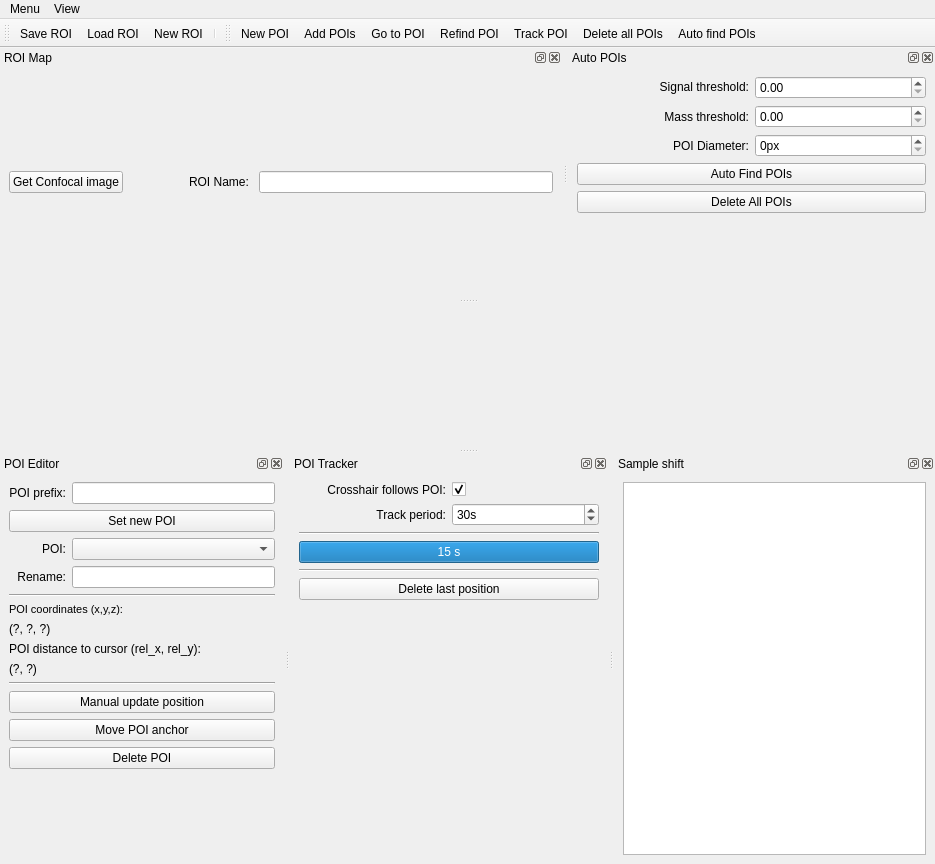
<?xml version="1.0" encoding="UTF-8"?>
<ui version="4.0">
 <class>PoiManager</class>
 <widget class="QMainWindow" name="PoiManager">
  <property name="geometry">
   <rect>
    <x>0</x>
    <y>0</y>
    <width>935</width>
    <height>864</height>
   </rect>
  </property>
  <property name="windowTitle">
   <string>qudi: POI Manager</string>
  </property>
  <property name="tabShape">
   <enum>QTabWidget::Triangular</enum>
  </property>
  <property name="dockOptions">
   <set>QMainWindow::AllowTabbedDocks|QMainWindow::AnimatedDocks</set>
  </property>
  <widget class="QWidget" name="centralwidget">
   <property name="enabled">
    <bool>true</bool>
   </property>
   <layout class="QVBoxLayout" name="verticalLayout_3"/>
  </widget>
  <widget class="QMenuBar" name="menubar">
   <property name="geometry">
    <rect>
     <x>0</x>
     <y>0</y>
     <width>935</width>
     <height>24</height>
    </rect>
   </property>
   <widget class="QMenu" name="menuMenu">
    <property name="title">
     <string>Menu</string>
    </property>
    <addaction name="new_roi_Action"/>
    <addaction name="save_roi_Action"/>
    <addaction name="load_roi_Action"/>
    <addaction name="actionClose"/>
   </widget>
   <widget class="QMenu" name="menuView">
    <property name="title">
     <string>View</string>
    </property>
    <widget class="QMenu" name="menuToolbars">
     <property name="title">
      <string>Toolbars</string>
     </property>
     <addaction name="roi_management_view_Action"/>
     <addaction name="poi_tools_view_Action"/>
    </widget>
    <addaction name="roi_map_view_Action"/>
    <addaction name="poi_editor_view_Action"/>
    <addaction name="poi_tracker_view_Action"/>
    <addaction name="sample_shift_view_Action"/>
    <addaction name="auto_pois_view_Action"/>
    <addaction name="blink_correction_view_Action"/>
    <addaction name="restore_default_view_Action"/>
    <addaction name="separator"/>
    <addaction name="menuToolbars"/>
   </widget>
   <addaction name="menuMenu"/>
   <addaction name="menuView"/>
  </widget>
  <widget class="QToolBar" name="roi_management_ToolBar">
   <property name="windowTitle">
    <string>ROI management</string>
   </property>
   <property name="toolButtonStyle">
    <enum>Qt::ToolButtonTextUnderIcon</enum>
   </property>
   <attribute name="toolBarArea">
    <enum>TopToolBarArea</enum>
   </attribute>
   <attribute name="toolBarBreak">
    <bool>false</bool>
   </attribute>
   <addaction name="save_roi_Action"/>
   <addaction name="load_roi_Action"/>
   <addaction name="new_roi_Action"/>
   <addaction name="separator"/>
  </widget>
  <widget class="QDockWidget" name="poi_editor_dockWidget">
   <property name="sizePolicy">
    <sizepolicy hsizetype="Minimum" vsizetype="Preferred">
     <horstretch>0</horstretch>
     <verstretch>0</verstretch>
    </sizepolicy>
   </property>
   <property name="minimumSize">
    <size>
     <width>243</width>
     <height>410</height>
    </size>
   </property>
   <property name="windowTitle">
    <string>POI Editor</string>
   </property>
   <attribute name="dockWidgetArea">
    <number>8</number>
   </attribute>
   <widget class="QWidget" name="dockWidgetContents_3">
    <layout class="QVBoxLayout" name="verticalLayout_6">
     <item>
      <layout class="QGridLayout" name="gridLayout_2">
       <item row="7" column="0" colspan="2">
        <widget class="QLabel" name="label_2">
         <property name="text">
          <string>POI distance to cursor (rel_x, rel_y):</string>
         </property>
        </widget>
       </item>
       <item row="8" column="0" colspan="2">
        <widget class="QLabel" name="poi_distance_label">
         <property name="toolTip">
          <string>This text is selectable.  Copy and paste into labnotes.</string>
         </property>
         <property name="text">
          <string>(?, ?)</string>
         </property>
         <property name="textInteractionFlags">
          <set>Qt::LinksAccessibleByMouse|Qt::TextSelectableByKeyboard|Qt::TextSelectableByMouse</set>
         </property>
        </widget>
       </item>
       <item row="9" column="0" colspan="2">
        <widget class="Line" name="line_4">
         <property name="orientation">
          <enum>Qt::Horizontal</enum>
         </property>
        </widget>
       </item>
       <item row="2" column="1">
        <widget class="QComboBox" name="active_poi_ComboBox">
         <property name="sizePolicy">
          <sizepolicy hsizetype="Expanding" vsizetype="Fixed">
           <horstretch>0</horstretch>
           <verstretch>0</verstretch>
          </sizepolicy>
         </property>
         <property name="editable">
          <bool>false</bool>
         </property>
         <property name="insertPolicy">
          <enum>QComboBox::InsertAlphabetically</enum>
         </property>
        </widget>
       </item>
       <item row="5" column="0" colspan="2">
        <widget class="QLabel" name="label_9">
         <property name="font">
          <font>
           <pointsize>8</pointsize>
          </font>
         </property>
         <property name="text">
          <string>POI coordinates (x,y,z):</string>
         </property>
        </widget>
       </item>
       <item row="2" column="0">
        <widget class="QLabel" name="label">
         <property name="text">
          <string>POI:</string>
         </property>
         <property name="alignment">
          <set>Qt::AlignRight|Qt::AlignTrailing|Qt::AlignVCenter</set>
         </property>
        </widget>
       </item>
       <item row="3" column="0">
        <widget class="QLabel" name="label_3">
         <property name="text">
          <string>Rename:</string>
         </property>
         <property name="alignment">
          <set>Qt::AlignRight|Qt::AlignTrailing|Qt::AlignVCenter</set>
         </property>
        </widget>
       </item>
       <item row="11" column="0" colspan="2">
        <widget class="QPushButton" name="move_poi_PushButton">
         <property name="toolTip">
          <string>Set a new position for a named POI, without updating the sample shift (so no movement of any other POIs).  For example, if a POI has been accidentally placed incorrectly.</string>
         </property>
         <property name="text">
          <string>Move POI anchor</string>
         </property>
        </widget>
       </item>
       <item row="4" column="0" colspan="2">
        <widget class="Line" name="line_3">
         <property name="orientation">
          <enum>Qt::Horizontal</enum>
         </property>
        </widget>
       </item>
       <item row="6" column="0" colspan="2">
        <widget class="QLabel" name="poi_coords_label">
         <property name="toolTip">
          <string>This text is selectable.  Copy and paste into labnotes.</string>
         </property>
         <property name="text">
          <string>(?, ?, ?)</string>
         </property>
         <property name="textInteractionFlags">
          <set>Qt::LinksAccessibleByMouse|Qt::TextSelectableByKeyboard|Qt::TextSelectableByMouse</set>
         </property>
        </widget>
       </item>
       <item row="10" column="0" colspan="2">
        <widget class="QPushButton" name="manual_update_poi_PushButton">
         <property name="toolTip">
          <string>Manually specify a new position for a known trackpoint, and update the sample shift accordingly. For example, after manually shifting the sample to re-centre the ROI in the scan range.</string>
         </property>
         <property name="text">
          <string>Manual update position</string>
         </property>
        </widget>
       </item>
       <item row="13" column="0" colspan="2">
        <spacer name="verticalSpacer_2">
         <property name="orientation">
          <enum>Qt::Vertical</enum>
         </property>
         <property name="sizeHint" stdset="0">
          <size>
           <width>20</width>
           <height>40</height>
          </size>
         </property>
        </spacer>
       </item>
       <item row="1" column="0" colspan="2">
        <widget class="QPushButton" name="set_poi_PushButton">
         <property name="toolTip">
          <string>Set current cursor position as a new trackpoint in the ROI map</string>
         </property>
         <property name="text">
          <string>Set new POI</string>
         </property>
        </widget>
       </item>
       <item row="3" column="1">
        <widget class="QLineEdit" name="poi_name_LineEdit">
         <property name="sizePolicy">
          <sizepolicy hsizetype="Expanding" vsizetype="Fixed">
           <horstretch>0</horstretch>
           <verstretch>0</verstretch>
          </sizepolicy>
         </property>
         <property name="toolTip">
          <string>Only alphanumeric characters and underscore are allowed [a-zA-Z0-9_]</string>
         </property>
        </widget>
       </item>
       <item row="12" column="0" colspan="2">
        <widget class="QPushButton" name="delete_poi_PushButton">
         <property name="text">
          <string>Delete POI</string>
         </property>
        </widget>
       </item>
       <item row="0" column="0">
        <widget class="QLabel" name="label_6">
         <property name="text">
          <string>POI prefix:</string>
         </property>
         <property name="alignment">
          <set>Qt::AlignRight|Qt::AlignTrailing|Qt::AlignVCenter</set>
         </property>
        </widget>
       </item>
       <item row="0" column="1">
        <widget class="QLineEdit" name="poi_nametag_LineEdit">
         <property name="toolTip">
          <string>If you enter a string it will be used as default naming scheme for newly added POIs by appending an index number to it</string>
         </property>
        </widget>
       </item>
      </layout>
     </item>
    </layout>
   </widget>
  </widget>
  <widget class="QDockWidget" name="poi_tracker_dockWidget">
   <property name="sizePolicy">
    <sizepolicy hsizetype="Minimum" vsizetype="Preferred">
     <horstretch>0</horstretch>
     <verstretch>0</verstretch>
    </sizepolicy>
   </property>
   <property name="minimumSize">
    <size>
     <width>272</width>
     <height>199</height>
    </size>
   </property>
   <property name="floating">
    <bool>false</bool>
   </property>
   <property name="windowTitle">
    <string>POI Tracker</string>
   </property>
   <attribute name="dockWidgetArea">
    <number>8</number>
   </attribute>
   <widget class="QWidget" name="dockWidgetContents_7">
    <layout class="QVBoxLayout" name="verticalLayout_5">
     <item>
      <layout class="QGridLayout" name="gridLayout">
       <item row="4" column="0" colspan="2">
        <widget class="Line" name="line_2">
         <property name="orientation">
          <enum>Qt::Horizontal</enum>
         </property>
        </widget>
       </item>
       <item row="3" column="0" colspan="2">
        <widget class="QProgressBar" name="time_till_next_update_ProgressBar">
         <property name="maximum">
          <number>15</number>
         </property>
         <property name="value">
          <number>15</number>
         </property>
         <property name="format">
          <string>%v s</string>
         </property>
        </widget>
       </item>
       <item row="1" column="0">
        <widget class="QLabel" name="label_5">
         <property name="layoutDirection">
          <enum>Qt::LeftToRight</enum>
         </property>
         <property name="text">
          <string>Track period:</string>
         </property>
         <property name="alignment">
          <set>Qt::AlignRight|Qt::AlignTrailing|Qt::AlignVCenter</set>
         </property>
        </widget>
       </item>
       <item row="1" column="1">
        <widget class="QSpinBox" name="track_period_SpinBox">
         <property name="suffix">
          <string>s</string>
         </property>
         <property name="minimum">
          <number>5</number>
         </property>
         <property name="maximum">
          <number>999999999</number>
         </property>
         <property name="singleStep">
          <number>5</number>
         </property>
         <property name="value">
          <number>30</number>
         </property>
         <property name="displayIntegerBase">
          <number>10</number>
         </property>
        </widget>
       </item>
       <item row="2" column="0" colspan="2">
        <widget class="Line" name="line">
         <property name="orientation">
          <enum>Qt::Horizontal</enum>
         </property>
        </widget>
       </item>
       <item row="5" column="0" colspan="2">
        <widget class="QPushButton" name="delete_last_pos_Button">
         <property name="text">
          <string>Delete last position</string>
         </property>
        </widget>
       </item>
       <item row="0" column="1">
        <widget class="QCheckBox" name="goto_poi_after_update_checkBox">
         <property name="toolTip">
          <string>Move crosshair to updated POI position afterwards.</string>
         </property>
         <property name="layoutDirection">
          <enum>Qt::LeftToRight</enum>
         </property>
         <property name="text">
          <string/>
         </property>
         <property name="checked">
          <bool>true</bool>
         </property>
        </widget>
       </item>
       <item row="0" column="0">
        <widget class="QLabel" name="label_4">
         <property name="text">
          <string>Crosshair follows POI:</string>
         </property>
         <property name="alignment">
          <set>Qt::AlignRight|Qt::AlignTrailing|Qt::AlignVCenter</set>
         </property>
        </widget>
       </item>
       <item row="6" column="0" colspan="2">
        <spacer name="verticalSpacer">
         <property name="orientation">
          <enum>Qt::Vertical</enum>
         </property>
         <property name="sizeHint" stdset="0">
          <size>
           <width>20</width>
           <height>40</height>
          </size>
         </property>
        </spacer>
       </item>
      </layout>
     </item>
    </layout>
   </widget>
  </widget>
  <widget class="QDockWidget" name="roi_map_dockWidget">
   <property name="sizePolicy">
    <sizepolicy hsizetype="Preferred" vsizetype="Expanding">
     <horstretch>0</horstretch>
     <verstretch>0</verstretch>
    </sizepolicy>
   </property>
   <property name="windowTitle">
    <string>ROI Map</string>
   </property>
   <attribute name="dockWidgetArea">
    <number>4</number>
   </attribute>
   <widget class="QWidget" name="dockWidgetContents">
    <layout class="QVBoxLayout" name="verticalLayout_2">
     <item>
      <layout class="QHBoxLayout" name="horizontalLayout_7">
       <item>
        <widget class="QPushButton" name="get_confocal_image_PushButton">
         <property name="text">
          <string>Get Confocal image</string>
         </property>
        </widget>
       </item>
       <item>
        <spacer name="horizontalSpacer_2">
         <property name="orientation">
          <enum>Qt::Horizontal</enum>
         </property>
         <property name="sizeType">
          <enum>QSizePolicy::Fixed</enum>
         </property>
         <property name="sizeHint" stdset="0">
          <size>
           <width>60</width>
           <height>20</height>
          </size>
         </property>
        </spacer>
       </item>
       <item>
        <widget class="QLabel" name="label_8">
         <property name="text">
          <string>ROI Name: </string>
         </property>
        </widget>
       </item>
       <item>
        <widget class="QLineEdit" name="roi_name_LineEdit">
         <property name="toolTip">
          <string>Only alphanumeric characters and underscore are allowed [a-zA-Z0-9_]</string>
         </property>
        </widget>
       </item>
      </layout>
     </item>
    </layout>
   </widget>
  </widget>
  <widget class="QDockWidget" name="sample_shift_dockWidget">
   <property name="sizePolicy">
    <sizepolicy hsizetype="Expanding" vsizetype="Preferred">
     <horstretch>0</horstretch>
     <verstretch>0</verstretch>
    </sizepolicy>
   </property>
   <property name="minimumSize">
    <size>
     <width>250</width>
     <height>137</height>
    </size>
   </property>
   <property name="windowTitle">
    <string>Sample shift</string>
   </property>
   <attribute name="dockWidgetArea">
    <number>8</number>
   </attribute>
   <widget class="QWidget" name="dockWidgetContents_6">
    <layout class="QVBoxLayout" name="verticalLayout_4">
     <item>
      <layout class="QGridLayout" name="gridLayout_3">
       <item row="0" column="0">
        <widget class="PlotWidget" name="sample_shift_ViewWidget">
         <property name="sizePolicy">
          <sizepolicy hsizetype="Expanding" vsizetype="Expanding">
           <horstretch>0</horstretch>
           <verstretch>0</verstretch>
          </sizepolicy>
         </property>
        </widget>
       </item>
      </layout>
     </item>
    </layout>
   </widget>
  </widget>
  <widget class="QToolBar" name="poi_ToolBar">
   <property name="windowTitle">
    <string>POI tools</string>
   </property>
   <property name="toolButtonStyle">
    <enum>Qt::ToolButtonTextUnderIcon</enum>
   </property>
   <attribute name="toolBarArea">
    <enum>TopToolBarArea</enum>
   </attribute>
   <attribute name="toolBarBreak">
    <bool>false</bool>
   </attribute>
   <addaction name="new_poi_Action"/>
   <addaction name="poi_selector_Action"/>
   <addaction name="goto_poi_Action"/>
   <addaction name="refind_poi_Action"/>
   <addaction name="track_poi_Action"/>
   <addaction name="del_all_pois_Action"/>
   <addaction name="auto_find_POIs_Action"/>
  </widget>
  <widget class="QDockWidget" name="auto_pois_dockWidget">
   <property name="sizePolicy">
    <sizepolicy hsizetype="Minimum" vsizetype="Preferred">
     <horstretch>0</horstretch>
     <verstretch>0</verstretch>
    </sizepolicy>
   </property>
   <property name="minimumSize">
    <size>
     <width>246</width>
     <height>250</height>
    </size>
   </property>
   <property name="windowTitle">
    <string>Auto POIs</string>
   </property>
   <attribute name="dockWidgetArea">
    <number>4</number>
   </attribute>
   <widget class="QWidget" name="dockWidgetContents_2">
    <layout class="QGridLayout" name="gridLayout_6">
     <item row="0" column="0">
      <layout class="QGridLayout" name="gridLayout_5" rowstretch="0,0,0,0,0,0" columnstretch="0,0,0">
       <item row="2" column="1">
        <widget class="QLabel" name="label_10">
         <property name="text">
          <string>POI Diameter:</string>
         </property>
         <property name="alignment">
          <set>Qt::AlignRight|Qt::AlignTrailing|Qt::AlignVCenter</set>
         </property>
        </widget>
       </item>
       <item row="0" column="2">
        <widget class="QDoubleSpinBox" name="poi_threshold_doubleSpinBox">
         <property name="maximum">
          <double>100000000.000000000000000</double>
         </property>
        </widget>
       </item>
       <item row="0" column="1">
        <widget class="QLabel" name="label_7">
         <property name="layoutDirection">
          <enum>Qt::RightToLeft</enum>
         </property>
         <property name="text">
          <string>&lt;html&gt;&lt;head/&gt;&lt;body&gt;&lt;p align=&quot;right&quot;&gt;Signal threshold:&lt;/p&gt;&lt;/body&gt;&lt;/html&gt;</string>
         </property>
        </widget>
       </item>
       <item row="2" column="2">
        <widget class="QSpinBox" name="poi_diameter_doubleSpinBox">
         <property name="suffix">
          <string>px</string>
         </property>
         <property name="maximum">
          <number>100</number>
         </property>
        </widget>
       </item>
       <item row="4" column="1" colspan="2">
        <widget class="QPushButton" name="del_all_pois_PushButton">
         <property name="toolTip">
          <string>Delete all POIs.</string>
         </property>
         <property name="text">
          <string>Delete All POIs</string>
         </property>
        </widget>
       </item>
       <item row="5" column="1" colspan="2">
        <spacer name="verticalSpacer_3">
         <property name="orientation">
          <enum>Qt::Vertical</enum>
         </property>
         <property name="sizeHint" stdset="0">
          <size>
           <width>20</width>
           <height>40</height>
          </size>
         </property>
        </spacer>
       </item>
       <item row="3" column="1" colspan="2">
        <widget class="QPushButton" name="auto_pois_PushButton">
         <property name="toolTip">
          <string>Find POIs automatically with user-set POI diameter and S/N ratio.</string>
         </property>
         <property name="statusTip">
          <string/>
         </property>
         <property name="text">
          <string>Auto Find POIs</string>
         </property>
        </widget>
       </item>
       <item row="1" column="1">
        <widget class="QLabel" name="label_11">
         <property name="text">
          <string>Mass threshold:</string>
         </property>
         <property name="alignment">
          <set>Qt::AlignRight|Qt::AlignTrailing|Qt::AlignVCenter</set>
         </property>
        </widget>
       </item>
       <item row="1" column="2">
        <widget class="QDoubleSpinBox" name="poi_mass_threshold_doubleSpinBox">
         <property name="maximum">
          <double>100000000.000000000000000</double>
         </property>
        </widget>
       </item>
      </layout>
     </item>
    </layout>
   </widget>
  </widget>
  <action name="new_roi_Action">
   <property name="icon">
    <iconset>
     <normaloff>../../artwork/icons/document-new.svg</normaloff>../../artwork/icons/document-new.svg</iconset>
   </property>
   <property name="text">
    <string>New ROI</string>
   </property>
   <property name="toolTip">
    <string>Start a new ROI (such as after moving to a different part of the sample</string>
   </property>
  </action>
  <action name="save_roi_Action">
   <property name="icon">
    <iconset>
     <normaloff>../../artwork/icons/document-save.svg</normaloff>../../artwork/icons/document-save.svg</iconset>
   </property>
   <property name="text">
    <string>Save ROI</string>
   </property>
   <property name="toolTip">
    <string>Save ROI for future reuse</string>
   </property>
  </action>
  <action name="load_roi_Action">
   <property name="icon">
    <iconset>
     <normaloff>../../artwork/icons/document-open.svgz</normaloff>../../artwork/icons/document-open.svgz</iconset>
   </property>
   <property name="text">
    <string>Load ROI</string>
   </property>
   <property name="toolTip">
    <string>Load a saved ROI</string>
   </property>
  </action>
  <action name="poi_editor_view_Action">
   <property name="checkable">
    <bool>true</bool>
   </property>
   <property name="checked">
    <bool>true</bool>
   </property>
   <property name="text">
    <string>POI Editor</string>
   </property>
   <property name="toolTip">
    <string>Shortcut:Alt+E</string>
   </property>
   <property name="shortcut">
    <string>Alt+E</string>
   </property>
  </action>
  <action name="poi_tracker_view_Action">
   <property name="checkable">
    <bool>true</bool>
   </property>
   <property name="checked">
    <bool>true</bool>
   </property>
   <property name="text">
    <string>POI Tracker</string>
   </property>
   <property name="toolTip">
    <string>Shortcut:Alt+T</string>
   </property>
   <property name="shortcut">
    <string>Alt+T</string>
   </property>
  </action>
  <action name="sample_shift_view_Action">
   <property name="checkable">
    <bool>true</bool>
   </property>
   <property name="checked">
    <bool>true</bool>
   </property>
   <property name="text">
    <string>Sample shift</string>
   </property>
   <property name="toolTip">
    <string>Display the sample shift. Shortcut:Alt+S</string>
   </property>
   <property name="shortcut">
    <string>Alt+S</string>
   </property>
  </action>
  <action name="roi_map_view_Action">
   <property name="checkable">
    <bool>true</bool>
   </property>
   <property name="checked">
    <bool>true</bool>
   </property>
   <property name="text">
    <string>ROI Map</string>
   </property>
   <property name="toolTip">
    <string>Display the ROI Map. Shortcut:Alt+M</string>
   </property>
   <property name="shortcut">
    <string>Alt+M</string>
   </property>
  </action>
  <action name="refind_poi_Action">
   <property name="icon">
    <iconset>
     <normaloff>../../artwork/icons/optimize-position-poi.svgz</normaloff>../../artwork/icons/optimize-position-poi.svgz</iconset>
   </property>
   <property name="text">
    <string>Refind POI</string>
   </property>
   <property name="toolTip">
    <string>Refind the POI using the strategy selected in the POI control dock</string>
   </property>
  </action>
  <action name="track_poi_Action">
   <property name="checkable">
    <bool>true</bool>
   </property>
   <property name="icon">
    <iconset>
     <normaloff>../../artwork/icons/periodic-refind-poi.svgz</normaloff>../../artwork/icons/periodic-refind-poi.svgz</iconset>
   </property>
   <property name="text">
    <string>Track POI</string>
   </property>
   <property name="toolTip">
    <string>Track the POI by periodically refinding its position</string>
   </property>
  </action>
  <action name="new_poi_Action">
   <property name="icon">
    <iconset>
     <normaloff>../../artwork/icons/new_poi_crosshair.svg</normaloff>../../artwork/icons/new_poi_crosshair.svg</iconset>
   </property>
   <property name="text">
    <string>New POI</string>
   </property>
   <property name="toolTip">
    <string>Add a new POI at the current scanner position</string>
   </property>
  </action>
  <action name="poi_tools_view_Action">
   <property name="checkable">
    <bool>true</bool>
   </property>
   <property name="text">
    <string>POI tools</string>
   </property>
  </action>
  <action name="goto_poi_Action">
   <property name="icon">
    <iconset>
     <normaloff>../../artwork/icons/goto-poi.svgz</normaloff>../../artwork/icons/goto-poi.svgz</iconset>
   </property>
   <property name="text">
    <string>Go to POI</string>
   </property>
   <property name="toolTip">
    <string>Move scanner to the position of the selected POI</string>
   </property>
  </action>
  <action name="actionClose">
   <property name="icon">
    <iconset>
     <normaloff>../../artwork/icons/application-exit.svg</normaloff>../../artwork/icons/application-exit.svg</iconset>
   </property>
   <property name="text">
    <string>Close</string>
   </property>
  </action>
  <action name="roi_management_view_Action">
   <property name="checkable">
    <bool>true</bool>
   </property>
   <property name="text">
    <string>ROI management</string>
   </property>
  </action>
  <action name="poi_selector_Action">
   <property name="checkable">
    <bool>true</bool>
   </property>
   <property name="icon">
    <iconset>
     <normaloff>../../artwork/icons/new_poi_mouse.svg</normaloff>../../artwork/icons/new_poi_mouse.svg</iconset>
   </property>
   <property name="text">
    <string>Add POIs</string>
   </property>
   <property name="toolTip">
    <string>Activate this tool to define new POIs by clicking into the ROI image.</string>
   </property>
  </action>
  <action name="blink_correction_view_Action">
   <property name="checkable">
    <bool>true</bool>
   </property>
   <property name="checked">
    <bool>false</bool>
   </property>
   <property name="text">
    <string>Blink correction</string>
   </property>
   <property name="toolTip">
    <string>Filter the scan image to remove blinking. Raw data unchanged.</string>
   </property>
  </action>
  <action name="auto_pois_view_Action">
   <property name="checkable">
    <bool>true</bool>
   </property>
   <property name="checked">
    <bool>true</bool>
   </property>
   <property name="text">
    <string>Auto POIs</string>
   </property>
   <property name="toolTip">
    <string>To show Auto POIs window</string>
   </property>
  </action>
  <action name="auto_find_POIs_Action">
   <property name="icon">
    <iconset>
     <normaloff>../../artwork/icons/auto_pois.svg</normaloff>../../artwork/icons/auto_pois.svg</iconset>
   </property>
   <property name="text">
    <string>Auto find POIs</string>
   </property>
   <property name="toolTip">
    <string>Use this magic fairy bar to find POIs automatically according to user-set S/N ratio</string>
   </property>
  </action>
  <action name="del_all_pois_Action">
   <property name="icon">
    <iconset>
     <normaloff>../../artwork/icons/dialog-warning.svgz</normaloff>../../artwork/icons/dialog-warning.svgz</iconset>
   </property>
   <property name="text">
    <string>Delete all POIs</string>
   </property>
   <property name="toolTip">
    <string>click here to delete all POIs</string>
   </property>
  </action>
  <action name="restore_default_view_Action">
   <property name="text">
    <string>Restore default</string>
   </property>
   <property name="toolTip">
    <string>Restore default view of the POI manager GUI</string>
   </property>
  </action>
 </widget>
 <customwidgets>
  <customwidget>
   <class>PlotWidget</class>
   <extends>QGraphicsView</extends>
   <header>pyqtgraph</header>
  </customwidget>
 </customwidgets>
 <resources/>
 <connections>
  <connection>
   <sender>poi_editor_dockWidget</sender>
   <signal>visibilityChanged(bool)</signal>
   <receiver>poi_editor_view_Action</receiver>
   <slot>setChecked(bool)</slot>
   <hints>
    <hint type="sourcelabel">
     <x>103</x>
     <y>599</y>
    </hint>
    <hint type="destinationlabel">
     <x>-1</x>
     <y>-1</y>
    </hint>
   </hints>
  </connection>
  <connection>
   <sender>roi_map_dockWidget</sender>
   <signal>visibilityChanged(bool)</signal>
   <receiver>roi_map_view_Action</receiver>
   <slot>setChecked(bool)</slot>
   <hints>
    <hint type="sourcelabel">
     <x>353</x>
     <y>225</y>
    </hint>
    <hint type="destinationlabel">
     <x>-1</x>
     <y>-1</y>
    </hint>
   </hints>
  </connection>
  <connection>
   <sender>poi_tracker_dockWidget</sender>
   <signal>visibilityChanged(bool)</signal>
   <receiver>poi_tracker_view_Action</receiver>
   <slot>setChecked(bool)</slot>
   <hints>
    <hint type="sourcelabel">
     <x>297</x>
     <y>599</y>
    </hint>
    <hint type="destinationlabel">
     <x>-1</x>
     <y>-1</y>
    </hint>
   </hints>
  </connection>
  <connection>
   <sender>sample_shift_dockWidget</sender>
   <signal>visibilityChanged(bool)</signal>
   <receiver>sample_shift_view_Action</receiver>
   <slot>setChecked(bool)</slot>
   <hints>
    <hint type="sourcelabel">
     <x>547</x>
     <y>599</y>
    </hint>
    <hint type="destinationlabel">
     <x>-1</x>
     <y>-1</y>
    </hint>
   </hints>
  </connection>
  <connection>
   <sender>poi_ToolBar</sender>
   <signal>visibilityChanged(bool)</signal>
   <receiver>poi_tools_view_Action</receiver>
   <slot>setChecked(bool)</slot>
   <hints>
    <hint type="sourcelabel">
     <x>384</x>
     <y>41</y>
    </hint>
    <hint type="destinationlabel">
     <x>-1</x>
     <y>-1</y>
    </hint>
   </hints>
  </connection>
  <connection>
   <sender>actionClose</sender>
   <signal>triggered()</signal>
   <receiver>PoiManager</receiver>
   <slot>close()</slot>
   <hints>
    <hint type="sourcelabel">
     <x>-1</x>
     <y>-1</y>
    </hint>
    <hint type="destinationlabel">
     <x>343</x>
     <y>409</y>
    </hint>
   </hints>
  </connection>
  <connection>
   <sender>roi_management_ToolBar</sender>
   <signal>visibilityChanged(bool)</signal>
   <receiver>roi_management_view_Action</receiver>
   <slot>setChecked(bool)</slot>
   <hints>
    <hint type="sourcelabel">
     <x>45</x>
     <y>41</y>
    </hint>
    <hint type="destinationlabel">
     <x>-1</x>
     <y>-1</y>
    </hint>
   </hints>
  </connection>
  <connection>
   <sender>auto_find_POIs_Action</sender>
   <signal>triggered()</signal>
   <receiver>auto_pois_PushButton</receiver>
   <slot>click()</slot>
   <hints>
    <hint type="sourcelabel">
     <x>-1</x>
     <y>-1</y>
    </hint>
    <hint type="destinationlabel">
     <x>649</x>
     <y>166</y>
    </hint>
   </hints>
  </connection>
  <connection>
   <sender>del_all_pois_Action</sender>
   <signal>triggered()</signal>
   <receiver>del_all_pois_PushButton</receiver>
   <slot>click()</slot>
   <hints>
    <hint type="sourcelabel">
     <x>-1</x>
     <y>-1</y>
    </hint>
    <hint type="destinationlabel">
     <x>649</x>
     <y>201</y>
    </hint>
   </hints>
  </connection>
 </connections>
</ui>
